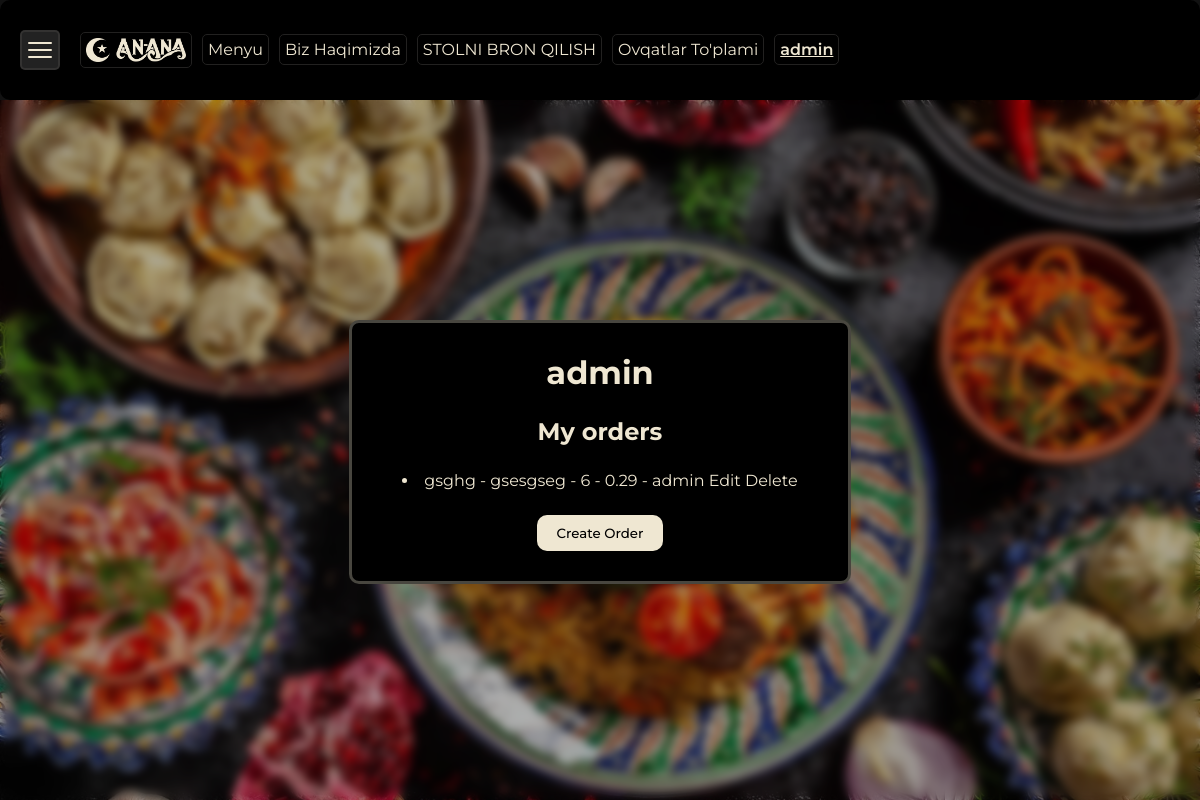
The app's page /users/profile/admin/ (signed in), older data.
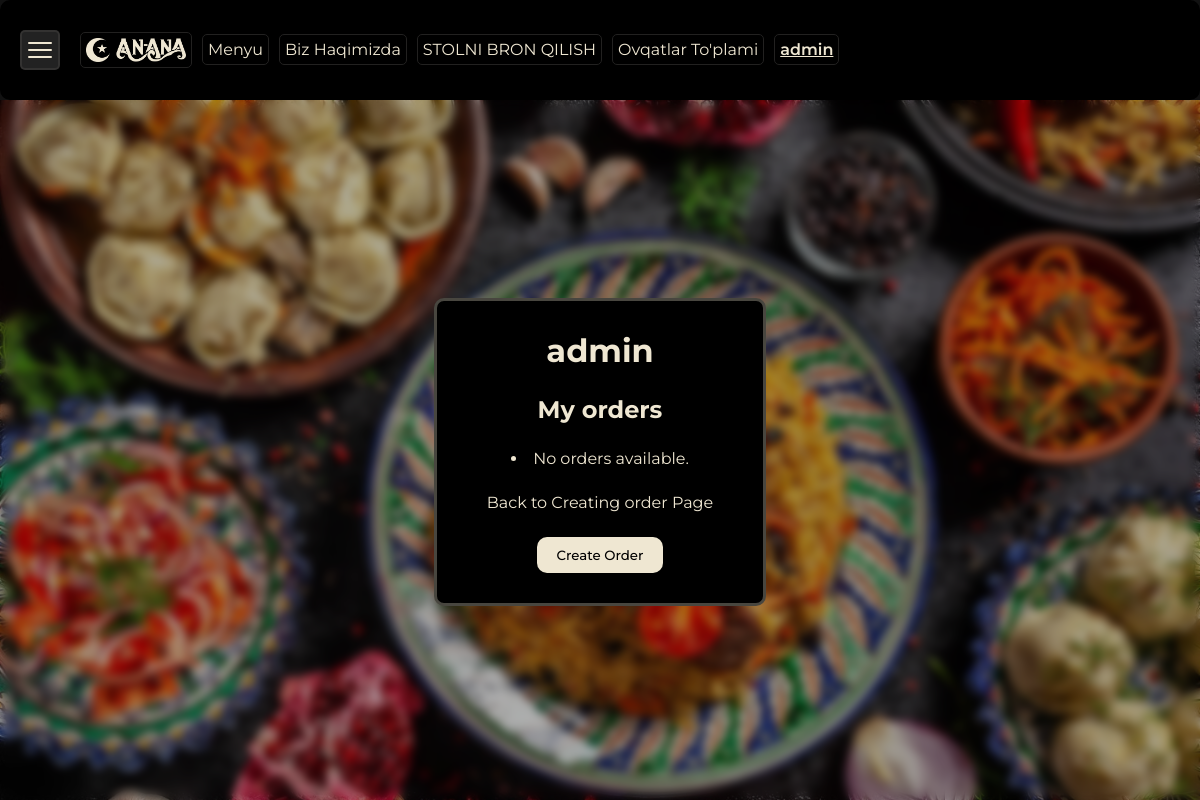
The same page, newer data.
### menu/models.py (models this page shows, shortened)
class Order(models.Model):
    customer_name = models.CharField(max_length=100)
    product_name = models.CharField(max_length=100)
    quantity = models.PositiveIntegerField()
    price = models.DecimalField(max_digits=10, decimal_places=2)
    order_date = models.DateTimeField(auto_now_add=True)
    author_of_order = models.ForeignKey(User, on_delete=models.CASCADE)

### users/views.py (the view)
# urls.py: path("profile/<str:username>/", profile_page, name='profile'),
def profile_page(request, username=None):
    user = get_object_or_404(User, username=username)
    obj = get_object_or_404(Profile, user=user)
    orders = Order.objects.filter(author_of_order=user)
    context = {
        "obj": obj,
        "orders":orders
    }
    return render(request, "profile_page.html", context)

### users/templates/profile_page.html (shortened to what this page needs)
{% extends "base.html" %}
{% block content %}
<div class="profile-wrapper">
  <div class="profile-container">
    <div class="profile">
      <h1 class="username">{{ obj.user.username }}</h1>
      {% if request.user.username == obj.user.username %}
     <h2>My orders</h2>
     {% include 'menu/order_list.html' %}
      <form method="post" action="{% url 'order-create-view' %}">
        <button class="white-btn" type="submit">Create Order</button>
      </form>
      {% endif %}
    </div>
  </div>
</div>
{% endblock content %}

### menu/templates/menu/order_list.html (shortened to what this page needs)
{% for order in orders %}
<li>
    {{ order.customer_name }} - {{ order.product_name }} - {{ order.quantity }} - {{ order.price }} - {{ order.author_of_order }}
    <a href="{% url 'order-edit-view' order.pk %}">Edit</a>
    <a href="{% url 'order-delete-view' order.pk %}">Delete</a>
</li>
{% empty %}
<li>No orders available.</li>
<a href="{% url 'order-create-view' %}">Back to Creating order Page</a>
{% endfor %}

Row changes from the older to the newer data that the page shows:
removed Order: customer_name "gsghg", product_name "gsesgseg", quantity "6", price "0.29", author_of_order "admin"
Text that changed along with them:
text now shown: "No orders available. Back to Creating order Page"
